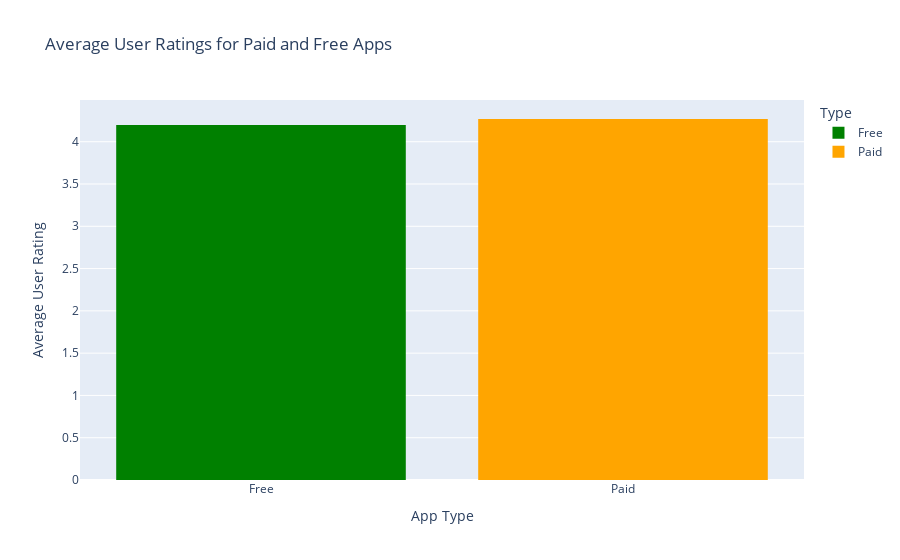

Notebook code for this chart:
### Code cell
fig = px.histogram(apps, x='Type', y='Rating', color='Type', 
                   color_discrete_map={'Paid': 'orange', 'Free': 'green'}, 
                   title='Average User Ratings for Paid and Free Apps',
                   histfunc='avg')

# הגדרת שמות צירים
fig.update_layout(
    xaxis_title='App Type',
    yaxis_title='Average User Rating'
)

# הצגת הגרף
fig.show()

### Figure 1 — Plotly figure (JSON) as saved in the notebook; plotly's stock layout.template omitted (floating-point values rounded to 4 significant figures; data arrays with more than 128 entries replaced by an {"elided": "..."} marker saying what was removed)
{"data": [{"alignmentgroup": "True", "bingroup": "x", "histfunc": "avg", "hovertemplate": "Type=%{x}<br>avg of Rating=%{y}<extra></extra>", "legendgroup": "Free", "marker": {"color": "green", "pattern": {"shape": ""}}, "name": "Free", "offsetgroup": "Free", "orientation": "v", "showlegend": true, "type": "histogram", "x": {"elided": "9577 str values"}, "xaxis": "x", "y": {"elided": "9577 float values"}, "yaxis": "y"}, {"alignmentgroup": "True", "bingroup": "x", "histfunc": "avg", "hovertemplate": "Type=%{x}<br>avg of Rating=%{y}<extra></extra>", "legendgroup": "Paid", "marker": {"color": "orange", "pattern": {"shape": ""}}, "name": "Paid", "offsetgroup": "Paid", "orientation": "v", "showlegend": true, "type": "histogram", "x": {"elided": "761 str values"}, "xaxis": "x", "y": {"elided": "761 float values"}, "yaxis": "y"}], "layout": {"autosize": true, "barmode": "relative", "legend": {"title": {"text": "Type"}, "tracegroupgap": 0}, "title": {"text": "Average User Ratings for Paid and Free Apps"}, "xaxis": {"anchor": "y", "autorange": true, "categoryarray": ["Free", "Paid"], "categoryorder": "array", "domain": [0, 1], "range": [-0.5, 1.5], "title": {"text": "App Type"}, "type": "category"}, "yaxis": {"anchor": "x", "autorange": true, "domain": [0, 1], "range": [0, 4.493], "title": {"text": "Average User Rating"}, "type": "linear"}}}
